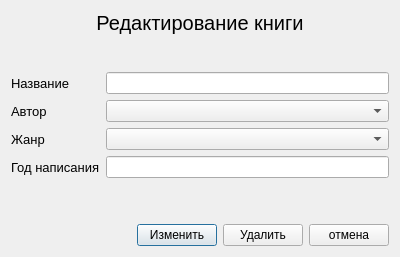
<?xml version="1.0" encoding="UTF-8"?>
<ui version="4.0">
 <class>Dialog</class>
 <widget class="QDialog" name="Dialog">
  <property name="geometry">
   <rect>
    <x>0</x>
    <y>0</y>
    <width>400</width>
    <height>257</height>
   </rect>
  </property>
  <property name="sizePolicy">
   <sizepolicy hsizetype="Fixed" vsizetype="Fixed">
    <horstretch>0</horstretch>
    <verstretch>0</verstretch>
   </sizepolicy>
  </property>
  <property name="maximumSize">
   <size>
    <width>400</width>
    <height>257</height>
   </size>
  </property>
  <property name="windowTitle">
   <string>Dialog</string>
  </property>
  <layout class="QVBoxLayout" name="verticalLayout">
   <item>
    <widget class="QLabel" name="label">
     <property name="font">
      <font>
       <pointsize>15</pointsize>
      </font>
     </property>
     <property name="layoutDirection">
      <enum>Qt::LeftToRight</enum>
     </property>
     <property name="text">
      <string>Редактирование книги</string>
     </property>
     <property name="alignment">
      <set>Qt::AlignCenter</set>
     </property>
    </widget>
   </item>
   <item>
    <spacer name="verticalSpacer_2">
     <property name="orientation">
      <enum>Qt::Vertical</enum>
     </property>
     <property name="sizeHint" stdset="0">
      <size>
       <width>20</width>
       <height>20</height>
      </size>
     </property>
    </spacer>
   </item>
   <item>
    <layout class="QFormLayout" name="formLayout_2">
     <item row="1" column="0">
      <widget class="QLabel" name="label_6">
       <property name="font">
        <font>
         <family>Arial</family>
         <pointsize>10</pointsize>
        </font>
       </property>
       <property name="text">
        <string>Название</string>
       </property>
      </widget>
     </item>
     <item row="2" column="0">
      <widget class="QLabel" name="label_7">
       <property name="font">
        <font>
         <family>Arial</family>
         <pointsize>10</pointsize>
        </font>
       </property>
       <property name="text">
        <string>Автор</string>
       </property>
      </widget>
     </item>
     <item row="2" column="1">
      <widget class="QComboBox" name="author_combo"/>
     </item>
     <item row="3" column="0">
      <widget class="QLabel" name="label_8">
       <property name="font">
        <font>
         <family>Arial</family>
         <pointsize>10</pointsize>
        </font>
       </property>
       <property name="text">
        <string>Жанр</string>
       </property>
      </widget>
     </item>
     <item row="3" column="1">
      <widget class="QComboBox" name="genre_combo"/>
     </item>
     <item row="4" column="0">
      <widget class="QLabel" name="label_9">
       <property name="font">
        <font>
         <family>Arial</family>
         <pointsize>10</pointsize>
        </font>
       </property>
       <property name="text">
        <string>Год написания</string>
       </property>
      </widget>
     </item>
     <item row="1" column="1">
      <widget class="QLineEdit" name="title_in"/>
     </item>
     <item row="4" column="1">
      <widget class="QLineEdit" name="year_in"/>
     </item>
    </layout>
   </item>
   <item>
    <spacer name="verticalSpacer">
     <property name="orientation">
      <enum>Qt::Vertical</enum>
     </property>
     <property name="sizeHint" stdset="0">
      <size>
       <width>20</width>
       <height>40</height>
      </size>
     </property>
    </spacer>
   </item>
   <item>
    <layout class="QHBoxLayout" name="horizontalLayout">
     <item>
      <widget class="QLabel" name="error">
       <property name="text">
        <string/>
       </property>
      </widget>
     </item>
     <item>
      <spacer name="horizontalSpacer">
       <property name="orientation">
        <enum>Qt::Horizontal</enum>
       </property>
       <property name="sizeHint" stdset="0">
        <size>
         <width>40</width>
         <height>20</height>
        </size>
       </property>
      </spacer>
     </item>
     <item>
      <widget class="QPushButton" name="ok_btn">
       <property name="text">
        <string>Изменить</string>
       </property>
      </widget>
     </item>
     <item>
      <widget class="QPushButton" name="delete_btn">
       <property name="text">
        <string>Удалить</string>
       </property>
      </widget>
     </item>
     <item>
      <widget class="QPushButton" name="cancel_btn">
       <property name="text">
        <string>отмена</string>
       </property>
      </widget>
     </item>
    </layout>
   </item>
  </layout>
 </widget>
 <resources/>
 <connections/>
</ui>
